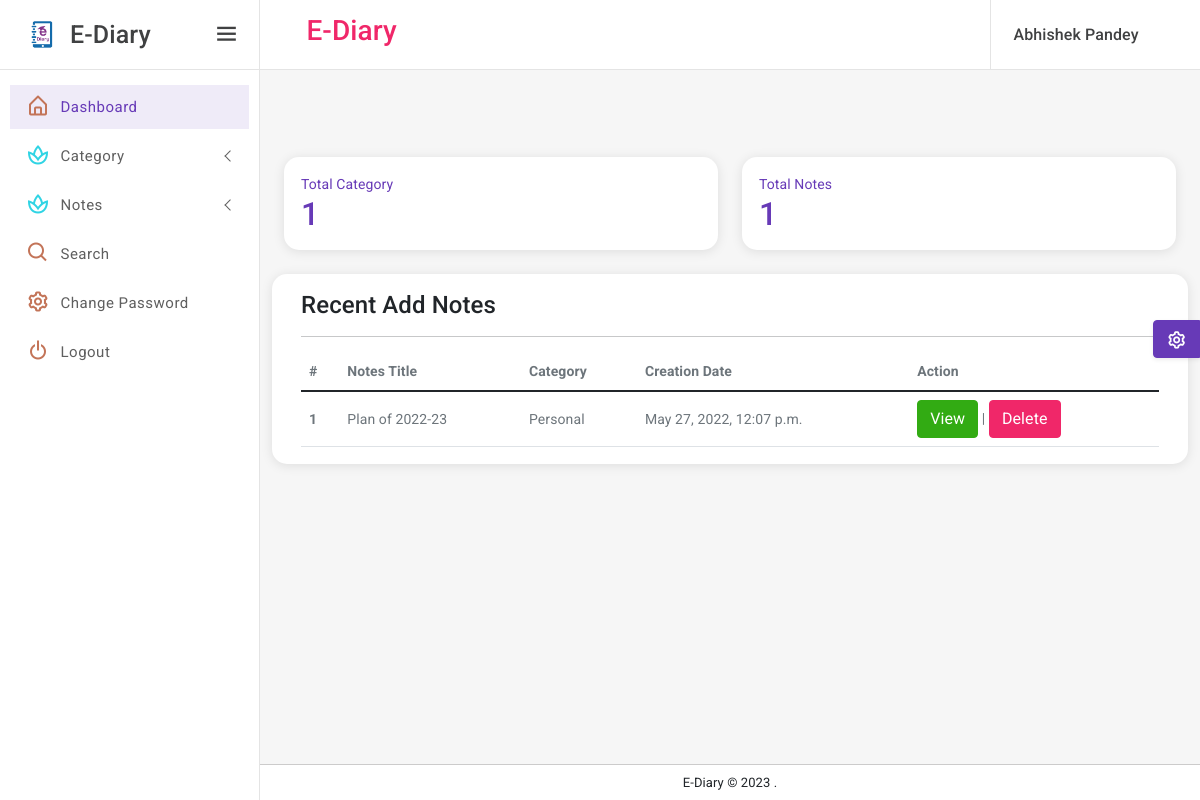
The page /user_home (signed in) on the database its author committed.
### eDiary/models.py (models this page shows, shortened)
class Notes(models.Model):
    signup = models.ForeignKey(Signup, on_delete=models.CASCADE, null=True)
    category = models.ForeignKey(Category, on_delete=models.CASCADE, null=True)
    noteTitle = models.CharField(max_length=150, null=True)
    noteDescription = models.CharField(max_length=250, null=True)
    CreationDate = models.DateTimeField(auto_now_add=True)

class Category(models.Model):
    signup = models.ForeignKey(Signup, on_delete=models.CASCADE, null=True)
    categoryName = models.CharField(max_length=150, null=True)
    CreationDate = models.DateTimeField(auto_now_add=True)

### eDiary/views.py (the view)
# urls.py: path('user_home', user_home, name='user_home'),
def user_home(request):
    if not request.user.is_authenticated:
        return redirect('user_login')
    user = User.objects.get(id=request.user.id)
    signup = Signup.objects.get(user=user)
    totalcategory = Category.objects.filter(signup=signup).count()
    totalnotes = Notes.objects.filter(signup=signup).count()
    category = Category.objects.filter(signup=signup)
    notes = Notes.objects.filter(Q(category__in=category))
    return render(request, 'user_home.html', locals())

### eDiary/templates/user_home.html
{% extends 'userbase.html' %}
{% load static %}
{% block main %}
<br><br><br>
<div class="page-wrapper">
    <div class="page-content-wrapper">
        <div class="page-content">
            <div class="row">
                <div class="col-12 col-lg-6">
                    <div class="card radius-15 overflow-hidden">
                        <a href="{% url 'manageCategory' %}">
                            <div class="card-body">
                                <div class="d-flex">
                                    <div>
                                        <p class="mb-0 font-weight-bold">Total Category</p>
                                        <h2 class="mb-0">{{totalcategory}}</h2>
                                    </div>
                                </div>
                            </div>
                        </a>
                    </div>
                </div>
                <div class="col-12 col-lg-6">
                    <div class="card radius-15 overflow-hidden">
                        <a href="{% url 'manageNotes' %}">
                            <div class="card-body">
                                <div class="d-flex">
                                    <div>
                                        <p class="mb-0 font-weight-bold">Total Notes</p>
                                        <h2 class="mb-0">{{totalnotes}}</h2>
                                    </div>
                                </div>
                            </div>
                        </a>
                    </div>
                </div>
            </div>
            <div class="row">
                <div class="card radius-15 col-xl-12">
                    <div class="card-body">
                        <div class="card-title">
                            <h4 class="mb-0">Recent Add Notes</h4>
                        </div>
                        <hr/>
                        <div class="table-responsive">
                            <table class="table mb-0">
                                <thead>
                                <tr>
                                    <th scope="col">#</th>
                                    <th scope="col">Notes Title</th>
                                    <th scope="col">Category</th>
                                    <th scope="col">Creation Date</th>
                                    <th scope="col">Action</th>
                                </tr>
                                </thead>
                                <tbody>
                                {% for i in notes %}
                                <tr>
                                    <th scope="row">{{forloop.counter}}</th>
                                    <td>{{i.noteTitle}}</td>
                                    <td>{{i.category.categoryName}}</td>
                                    <td>{{i.CreationDate}}</td>
                                    <td><a href="{% url 'viewNotes' i.id %}" class="btn btn-success">View</a> |
                                        <a href="{% url 'deleteNotes' i.id %}" onclick="return confirm('Are you sure to Delete')"
                                                class="btn btn-danger">Delete</a>
                                    </td>
                                </tr>
                                {% endfor %}
                                </tbody>
                            </table>
                        </div>
                    </div>
                </div>
            </div>
        </div>
    </div>
</div>
{% endblock %}

### eDiary/templates/userbase.html (shortened to what this page needs)
{% load static %}
<!DOCTYPE html>
<html lang="en">
<head>
    <link href="{% static 'assets/plugins/vectormap/jquery-jvectormap-2.0.2.css' %}" rel="stylesheet"/>
    <link href="{% static 'assets/plugins/simplebar/css/simplebar.css' %}" rel="stylesheet"/>
    <link href="{% static 'assets/plugins/perfect-scrollbar/css/perfect-scrollbar.css' %}" rel="stylesheet"/>
    <link href="{% static 'assets/plugins/metismenu/css/metisMenu.min.css' %}" rel="stylesheet"/>
    <link href="{% static 'assets/css/pace.min.css' %}" rel="stylesheet"/>
    <link rel="stylesheet" href="{% static 'assets/css/bootstrap.min.css' %}"/>
    <link rel="stylesheet" href="{% static 'assets/css/icons.css' %}"/>
    <link rel="stylesheet" href="{% static 'assets/css/app.css' %}"/>
    <link rel="stylesheet" href="{% static 'assets/css/dark-sidebar.css' %}"/>
    <link rel="stylesheet" href="{% static 'assets/css/dark-theme.css' %}"/>
</head>
<body>
<div class="wrapper">
    <div class="sidebar-wrapper" data-simplebar="true">
        <div class="sidebar-header">
            <div class="">
                <img src="{% static 'assets/images/logo-icon.png' %}" class="logo-icon-2" alt=""/>
            </div>
            <div>
                <h4 class="logo-text">E-Diary</h4>
            </div>
            <a href="javascript:;" class="toggle-btn ms-auto"> <i class="bx bx-menu"></i>
            </a>
        </div>
        <ul class="metismenu" id="menu">
            <li>
                <a href="{% url 'user_home' %}">
                    <div class="parent-icon icon-color-8"><i class="bx bx-home-alt"></i>
                    </div>
                    <div class="menu-title">Dashboard</div>
                </a>
            </li>
            <li>
                <a class="has-arrow" href="javascript:;">
                    <div class="parent-icon icon-color-10"><i class="bx bx-spa"></i>
                    </div>
                    <div class="menu-title">Category</div>
                </a>
            </li>
            <li>
                <a class="has-arrow" href="javascript:;">
                    <div class="parent-icon icon-color-10"><i class="bx bx-spa"></i>
                    </div>
                    <div class="menu-title">Notes</div>
                </a>
            </li>
            <li>
                <a href="{% url 'searchNotes' %}">
                    <div class="parent-icon icon-color-8"><i class="bx bx-search"></i>
                    </div>
                    <div class="menu-title">Search</div>
                </a>
            </li>
            <li>
                <a href="{% url 'changePassword' %}">
                    <div class="parent-icon icon-color-8"><i class="bx bx-cog"></i>
                    </div>
                    <div class="menu-title">Change Password</div>
                </a>
            </li>
            <li>
                <a href="/logout">
                    <div class="parent-icon icon-color-8"><i class="bx bx-power-off"></i>
                    </div>
                    <div class="menu-title">Logout</div>
                </a>
            </li>
        </ul>
    </div>
    <header class="top-header">
        <nav class="navbar navbar-expand">
            <div class="flex-grow-1 search-bar">
                <div class="input-group">
                    <center><h3 class="text-danger">E-Diary</h3></center>
                </div>
            </div>
            <div class="right-topbar ms-auto">
                <ul class="navbar-nav">
                    <li class="nav-item dropdown dropdown-user-profile">
                        <a class="nav-link dropdown-toggle dropdown-toggle-nocaret" href="javascript:;"
                           data-bs-toggle="dropdown">
                            <div class="d-flex user-box align-items-center">
                                <div class="user-info">
                                    <p class="user-name mb-0">{{request.user.first_name}} {{request.user.last_name}}</p>
                                </div>
                            </div>
                        </a>
                    </li>
                </ul>
            </div>
        </nav>
    </header>
    {% block main %}
    {% endblock %}
    <div class="footer">
        <p class="mb-0">E-Diary &copy;
            .
        </p>
    </div>
</div>
<div class="switcher-body">
    <button class="btn btn-primary btn-switcher shadow-sm" type="button" data-bs-toggle="offcanvas"
            data-bs-target="#offcanvasScrolling" aria-controls="offcanvasScrolling"><i class="bx bx-cog bx-spin"></i>
    </button>
</div>
</body>
</html>

### rows shown on the page
Notes: noteTitle "Plan of 2022-23", category.categoryName "Personal", CreationDate "May 27, 2022, 12:07 p.m."

### other values the page prints
{{ request.user.first_name }} "Abhishek"
{{ request.user.last_name }} "Pandey"
{{ totalcategory }} "1"
{{ totalnotes }} "1"
